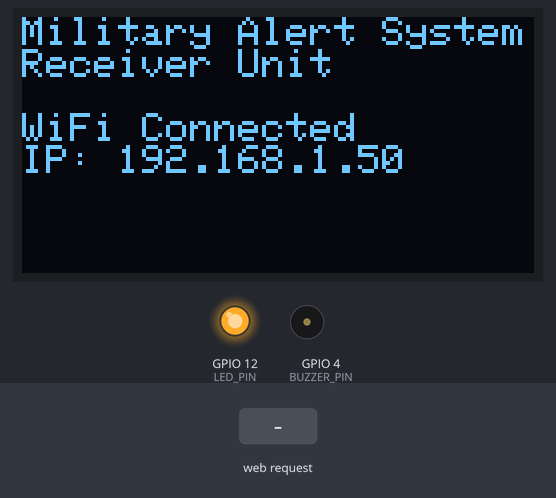
Bench run of a sketch on a simulated ESP32. On the bench: 128×64 one-colour display, output pins drawn as LEDs (lit = HIGH), buzzer (waves = sounding). The test bench sets the inputs (shaded band). WiFi joins after 1.5 s; servers stay silent unless stated; what the sketch prints to the serial monitor is not drawn.

Above: at 2.7 s.
At 7.3 s:
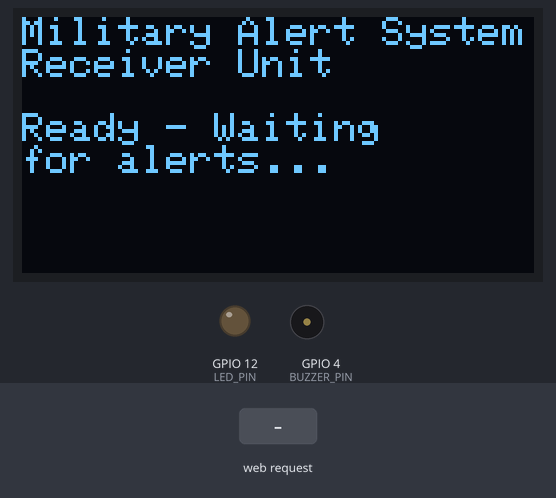
7.4 s: HTTP request GET /alert received
At 10.3 s:
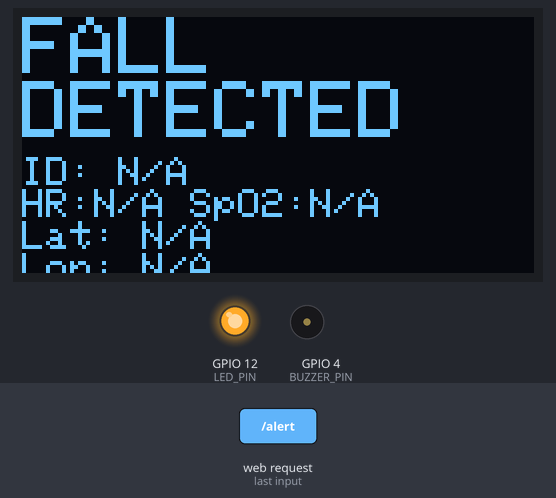
10.4 s: HTTP request GET /panic received
At 12.7 s:
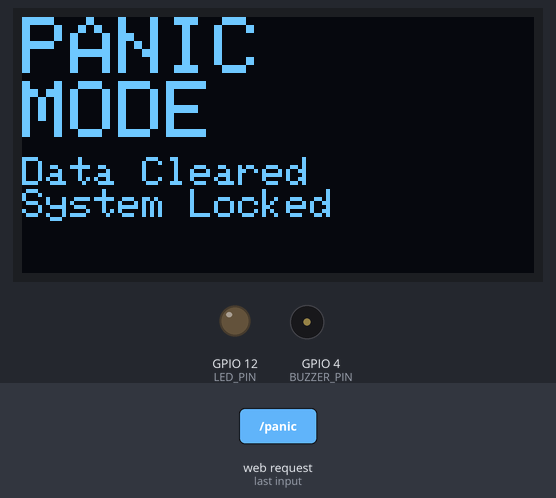
Timing chart, 0 to 14.2 s (numbered marks = the images above; inputs shaded):
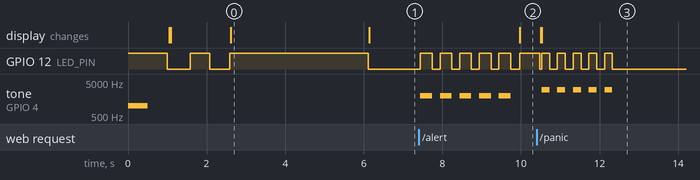

Measured:
- after the input at 7.4 s, GPIO 12 (LED_PIN): alternates HIGH for 0.30 s and LOW for 0.20 s, starting at once; tone on GPIO 4 (BUZZER_PIN): alternates 2000 Hz for 0.30 s and silent for 0.20 s, starting at once; the display: changes after 2.6 s (image 2)
- after the input at 10.4 s, tone on GPIO 4 (BUZZER_PIN): alternates 3000 Hz for 0.20 s and silent for 0.20 s, 10 changes in all, then stays silent, starting after 0.13 s; the display: first changes after 0.10 s (image 3 shows a later state)
- what the display in image 0 shows lasts 3.5 s, from 2.6 s to 6.1 s

The sketch:

final_receiver_code_wifi.ino
```cpp
#include <WiFi.h>
#include <WiFiServer.h>
#include <Wire.h>
#include <Adafruit_SSD1306.h>


const char* ssid = "MIST";
const char* password = "Il0veMIST";

#define SCREEN_WIDTH 128
#define SCREEN_HEIGHT 64
#define OLED_RESET -1
Adafruit_SSD1306 display(SCREEN_WIDTH, SCREEN_HEIGHT, &Wire, OLED_RESET);


#define LED_PIN 12
#define BUZZER_PIN 4


WiFiServer server(80);

struct AlertData {
  String event;
  String soldier_id;
  String latitude;
  String longitude;
  String heart_rate;
  String spo2;
  bool active;
  unsigned long timestamp;
};

AlertData currentAlert;
bool alertDisplayed = false;
bool panicActive = false;
unsigned long lastBlinkTime = 0;
bool ledState = false;

void setup() {
  Serial.begin(115200);
  pinMode(LED_PIN, OUTPUT);
  pinMode(BUZZER_PIN, OUTPUT);

  digitalWrite(LED_PIN, HIGH);
  tone(BUZZER_PIN, 1000, 500);
  delay(1000);
  digitalWrite(LED_PIN, LOW);
  noTone(BUZZER_PIN);

  Wire.begin(21, 22);
  if (!display.begin(SSD1306_SWITCHCAPVCC, 0x3C)) {
    Serial.println("SSD1306 allocation failed - continuing without display");
  } else {
    displayStatus("Starting...");
  }

  connectToWiFi();

  server.begin();
  Serial.println("HTTP server started");
  Serial.print("Receiver ready at: http://");
  Serial.println(WiFi.localIP());

  displayStatus("Ready - Waiting\nfor alerts...");
  currentAlert.active = false;
}

void loop() {
  WiFiClient client = server.available();
  if (client) {
    handleClient(client);
  }

  if (WiFi.status() != WL_CONNECTED) {
    connectToWiFi();
  }

  if (!panicActive) {
    updateDisplay();
    handleLEDBlink(); // Handle LED blinking in main loop
    if (currentAlert.active && (millis() - currentAlert.timestamp > 30000)) {
      clearAlert();
    }
  }

  delay(100);
}

void connectToWiFi() {
  Serial.print("Connecting to WiFi");
  WiFi.begin(ssid, password);
  displayStatus("Connecting WiFi...");
  int attempts = 0;
  while (WiFi.status() != WL_CONNECTED && attempts < 20) {
    delay(500);
    Serial.print(".");
    digitalWrite(LED_PIN, !digitalRead(LED_PIN));
    attempts++;
  }
  if (WiFi.status() == WL_CONNECTED) {
    Serial.println();
    Serial.println("WiFi connected!");
    Serial.print("Receiver IP address: ");
    Serial.println(WiFi.localIP());
    displayStatus("WiFi Connected\nIP: " + WiFi.localIP().toString());
    delay(3000);
    digitalWrite(LED_PIN, HIGH);
    delay(500);
    digitalWrite(LED_PIN, LOW);
  } else {
    Serial.println("WiFi connection failed!");
    displayStatus("WiFi Failed!");
  }
}

void handleClient(WiFiClient client) {
  String request = client.readStringUntil('\r');
  Serial.println("Request: " + request);
  client.flush();
  String response = "HTTP/1.1 200 OK\r\nContent-Type: text/html\r\n\r\n";
  if (request.indexOf("GET /alert") >= 0) {
    handleFallAlert(request);
    response += "Fall alert received successfully!";
  }
  else if (request.indexOf("GET /panic") >= 0) {
    handlePanic(request);
    response += "Panic signal received!";
  } else {
    response += "<html><body>Receiver Ready</body></html>";
  }
  client.print(response);
  client.stop();
}

void handleFallAlert(String request) {
  Serial.println("FALL ALERT RECEIVED!");
  currentAlert.event = "FALL_DETECTED";
  currentAlert.soldier_id = extractParameter(request, "soldier=");
  currentAlert.latitude = extractParameter(request, "lat=");
  currentAlert.longitude = extractParameter(request, "lon=");
  currentAlert.heart_rate = extractParameter(request, "hr=");
  currentAlert.spo2 = extractParameter(request, "spo2=");
  currentAlert.active = true;
  currentAlert.timestamp = millis();
  alertDisplayed = false;
  panicActive = false;


  soundAlarm();
  printSMSMessage();
}

void handlePanic(String request) {
  Serial.println("PANIC SIGNAL RECEIVED!");
  clearAlert();
  panicActive = true;

  display.clearDisplay();
  display.setTextSize(2);
  display.setCursor(0, 0);
  display.setTextColor(SSD1306_WHITE);
  display.println("PANIC");
  display.println("MODE");
  display.setTextSize(1);
  display.setCursor(0, 35);
  display.println("Data Cleared");
  display.println("System Locked");
  display.display();

  for (int i = 0; i < 5; i++) {
    digitalWrite(LED_PIN, HIGH);
    tone(BUZZER_PIN, 3000, 200);
    delay(200);
    digitalWrite(LED_PIN, LOW);
    noTone(BUZZER_PIN);
    delay(200);
  }

  Serial.println("Panic mode displayed on OLED!");
}

String extractParameter(String request, String param) {
  int startIndex = request.indexOf(param);
  if (startIndex == -1) return "N/A";
  startIndex += param.length();
  int endIndex = request.indexOf('&', startIndex);
  if (endIndex == -1) endIndex = request.indexOf(' ', startIndex);
  if (endIndex == -1) endIndex = request.length();
  return request.substring(startIndex, endIndex);
}

void soundAlarm() {
  Serial.println("Sounding alarm...");
  for (int i = 0; i < 5; i++) {
    digitalWrite(LED_PIN, HIGH);
    tone(BUZZER_PIN, 2000, 300);
    delay(300);
    digitalWrite(LED_PIN, LOW);
    noTone(BUZZER_PIN);
    delay(200);
  }
}

void handleLEDBlink() {
  if (currentAlert.active && !panicActive) {
    // Blink LED every 500ms when alert is active
    if (millis() - lastBlinkTime >= 500) {
      ledState = !ledState;
      digitalWrite(LED_PIN, ledState);
      lastBlinkTime = millis();
    }
  }
}

void printSMSMessage() {
  Serial.println(" SMS TO ADMIN ");
  Serial.println("FALL DETECTED");
  Serial.println("Soldier: " + currentAlert.soldier_id);
  Serial.println("Heart Rate: " + currentAlert.heart_rate + " bpm");
  Serial.println("SpO2: " + currentAlert.spo2 + "%");
  Serial.println("Location: " + currentAlert.latitude + ", " + currentAlert.longitude);
  Serial.println("===========================");
}

void updateDisplay() {
  if (currentAlert.active && !alertDisplayed) {
    displayAlert();
    alertDisplayed = true;
  }
}

void displayAlert() {
  Serial.println("Updating OLED with fall alert...");
  display.clearDisplay();
  display.setTextSize(2);
  display.setCursor(0, 0);
  display.setTextColor(SSD1306_WHITE);
  display.println("FALL");
  display.println("DETECTED");
  display.setTextSize(1);
  display.setCursor(0, 35);
  display.println("ID: " + currentAlert.soldier_id);
  display.println("HR:" + currentAlert.heart_rate + " SpO2:" + currentAlert.spo2);
  String latStr = currentAlert.latitude;
  String lonStr = currentAlert.longitude;
  if (latStr.length() > 8) latStr = latStr.substring(0, 8);
  if (lonStr.length() > 8) lonStr = lonStr.substring(0, 8);
  display.println("Lat: " + latStr);
  display.println("Lon: " + lonStr);
  display.display();
}

void displayStatus(String message) {
  display.clearDisplay();
  display.setTextSize(1);
  display.setTextColor(SSD1306_WHITE);
  display.setCursor(0, 0);
  display.println("Military Alert System");
  display.println("Receiver Unit");
  display.println("");
  display.println(message);
  display.display();
}

void clearAlert() {
  currentAlert.active = false;
  alertDisplayed = false;
  panicActive = false;
  digitalWrite(LED_PIN, LOW);
  ledState = false;
  displayStatus("Ready - Waiting\nfor alerts...");
  Serial.println("Alert cleared - ready for new alerts");
}
```
